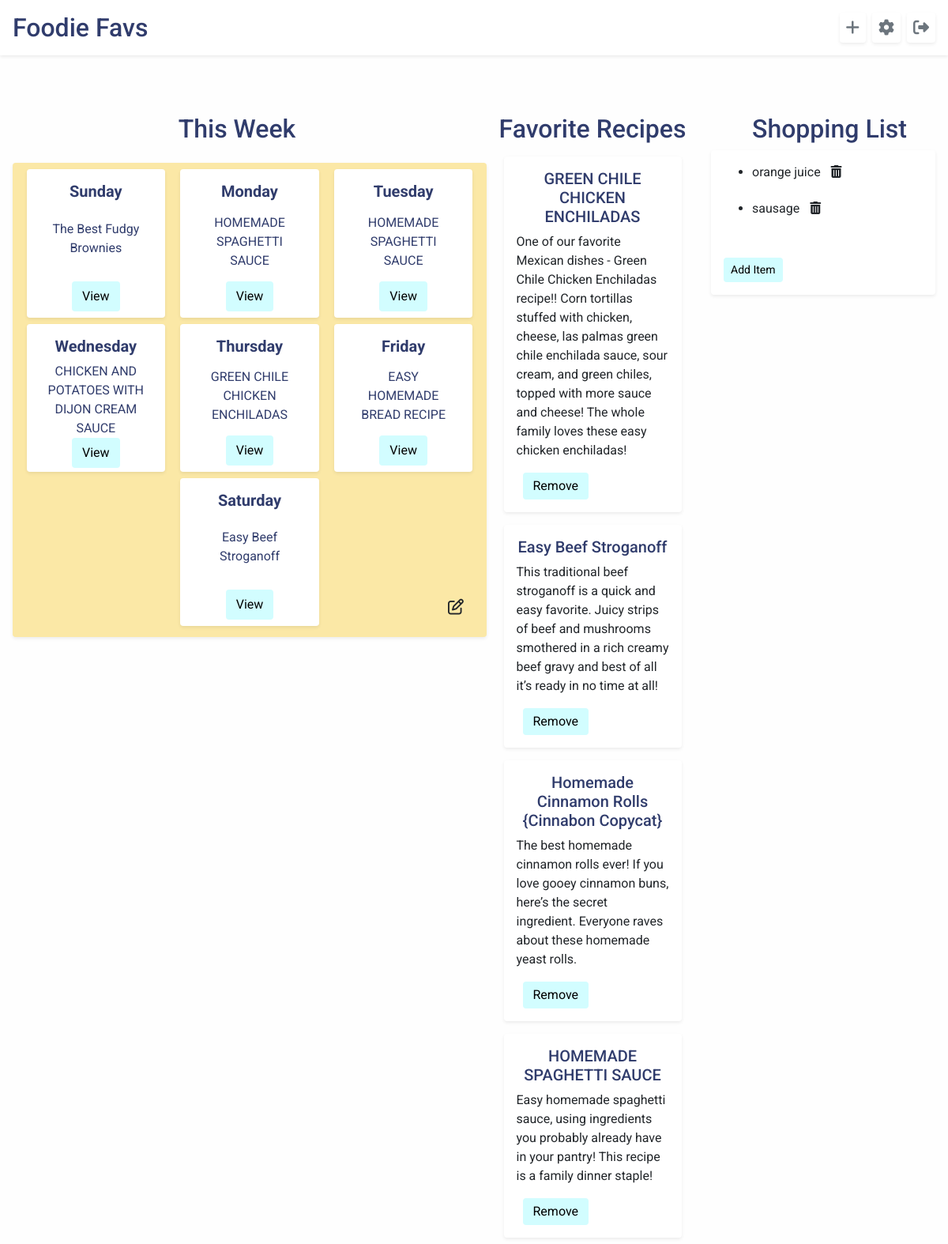
The page /home/1 (signed in) on the database as committed earlier.
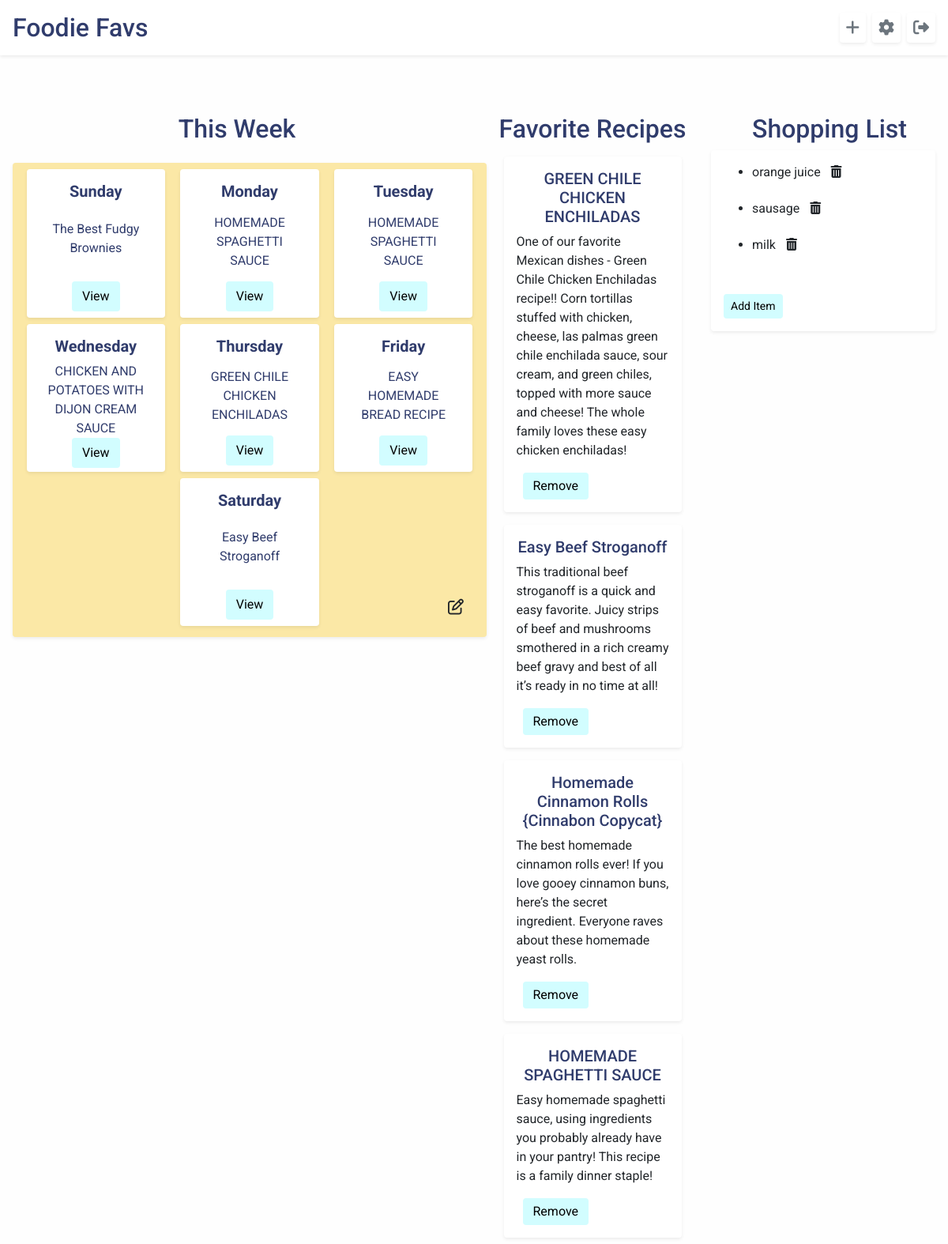
The same page on the database as committed later.
### foodie_app/models.py (models this page shows)
class Menu(models.Model):
    sunday = models.ForeignKey(Recipe, related_name="sunday_recipes", on_delete=models.CASCADE)
    monday = models.ForeignKey(Recipe, related_name="monday_recipes", on_delete=models.CASCADE)
    tuesday = models.ForeignKey(Recipe, related_name="tuesday_recipes", on_delete=models.CASCADE)
    wednesday = models.ForeignKey(Recipe, related_name="wednesday_recipes", on_delete=models.CASCADE)
    thursday = models.ForeignKey(Recipe, related_name="thursday_recipes", on_delete=models.CASCADE)
    friday = models.ForeignKey(Recipe, related_name="friday_recipes", on_delete=models.CASCADE)
    saturday = models.ForeignKey(Recipe, related_name="saturday_recipes", on_delete=models.CASCADE)
    editor = models.ForeignKey(User, related_name="menus", on_delete=models.CASCADE, default=1)
    created_at = models.DateTimeField(auto_now_add=True)
    updated_at = models.DateTimeField(auto_now=True)

class Recipe(models.Model):
    name = models.CharField(max_length=255)
    desc = models.CharField(max_length=255, default="")
    ingredients = models.TextField(default="")
    steps = models.TextField(default="")
    creator = models.ForeignKey(User, related_name="users", on_delete=models.CASCADE, default=1)
    source = models.CharField(max_length=255, default="")
    users_who_favorite = models.ManyToManyField(User, related_name="favorite_recipes", default=0)
    created_at = models.DateTimeField(auto_now_add=True)
    updated_at = models.DateTimeField(auto_now=True)
    objects = RecipeManager()

class Shopping_List_Item(models.Model):
    item = models.CharField(max_length=255)
    user = models.ForeignKey(User, related_name="list_user", on_delete=models.CASCADE, default=1)
    created_at = models.DateTimeField(auto_now_add=True)
    updated_at = models.DateTimeField(auto_now=True)
    objects = ListManager()

### login/models.py (models this page shows)
class User(models.Model):
    first_name = models.CharField(max_length=255)
    last_name = models.CharField(max_length=255)
    email = models.EmailField()
    password = models.CharField(max_length=255)
    followers = models.ManyToManyField("self", blank=True)
    profile_desc = models.TextField(default="")
    created_at = models.DateTimeField(auto_now_add=True)
    updated_at = models.DateTimeField(auto_now=True)
    objects = UserManager()

### foodie_app/views.py (the view)
# urls.py: path('<int:user_id>', views.user_profile),
def user_profile(request, user_id):
    if 'userid' in request.session:
        menus = Menu.objects.filter(editor=User.objects.get(id=request.session['userid']))
        menu = menus.last()
        context = {
            "user": User.objects.get(id=request.session['userid']),
            "recipes": Recipe.objects.filter(creator=User.objects.get(id=request.session['userid'])),
            "menu": menu,
            "shopping_list": Shopping_List_Item.objects.all(),
        }
        return render(request, 'user_profile.html', context)
    return redirect('/login')

### foodie_app/templates/user_profile.html (shortened to what this page needs)
<!DOCTYPE html>
<html lang="en">
<head>
    <link rel="stylesheet" href="https://stackpath.bootstrapcdn.com/bootstrap/4.5.2/css/bootstrap.min.css"
>
    {% load static %}
    <link rel="stylesheet" href="{% static 'css/style.css' %}">
</head>
<body id="body">
    <header id="header" class="bg-white d-flex p-3 align-items-center shadow-sm mt-0">
        <h2 class="pr-5 mb-0"><a href="/home" class="home">Foodie Favs</a></h2>
        <a href="/home/new_recipe" class="ml-auto btn-outline-secondary btn-lg p-1 pl-2 pr-2 rounded shadow-sm"
            data-toggle="tooltip" data-placement="bottom" title="New Recipe"><i class="fas fa-plus"></i></a></i>
        <a href="/home/{{user.id}}/settings" class="ml-2 btn-outline-secondary btn-lg p-1 pl-2 pr-2 rounded shadow-sm"
            data-toggle="tooltip" data-placement="bottom" title="Profile Settings"><i class="fas fa-cog"></i></a>
        <a href="/home/log_off" class="ml-2 btn-outline-secondary btn-lg p-1 pl-2 pr-2 rounded shadow-sm" data-toggle="tooltip"
            data-placement="bottom" title="Log Out"><i class="fas fa-sign-out-alt"></i></a>
    </header>
    <div class="pt-5"></div>
    <div class="d-flex mt-5 pt-5">
        <div class="w-50">
            <div class="d-flex flex-column">
                <h2 class="heading">This Week</h2>
            </div>
            <div class="menu w-100 m-3 d-flex flex-column p-1 rounded shadow-sm">
                <div class="day-row d-flex justify-content-around p-1">
                    <div class="day rounded shadow-sm d-flex flex-column">
                        <p class="font-weight-bold pt-2 h5 mt-2">Sunday</p>
                        <p class="w-75 ml-auto mr-auto mt-auto mb-auto">{{menu.sunday.name}}</p>
                        <a href="/home/recipe_{{menu.sunday.id}}" class="btn view-recipe ml-auto mr-auto mt-auto mb-2">View</a>
                    </div>
                    <div class="day rounded shadow-sm d-flex flex-column">
                        <p class="font-weight-bold pt-2 h5 mt-2">Monday</p>
                        <p class="w-75 ml-auto mr-auto mt-auto mb-auto">{{menu.monday.name}}</p>
                        <a href="/home/recipe_{{menu.monday.id}}" class="btn view-recipe ml-auto mr-auto mt-auto mb-2">View</a>
                    </div>
                    <div class="day rounded shadow-sm d-flex flex-column">
                        <p class="font-weight-bold pt-2 h5 mt-2">Tuesday</p>
                        <p class="w-75 ml-auto mr-auto mt-auto mb-auto">{{menu.monday.name}}</p>
                        <a href="/home/recipe_{{menu.monday.id}}" class="btn view-recipe ml-auto mr-auto mt-auto mb-2">View</a>
                    </div>
                </div>
                <div class="day-row d-flex justify-content-around p-1">
                    <div class="day rounded shadow-sm d-flex flex-column">
                        <p class="font-weight-bold pt-2 h5 mt-2">Wednesday</p>
                        <p class="w-75 ml-auto mr-auto mt-auto mb-auto">{{menu.wednesday.name}}</p>
                        <a href="/home/recipe_{{menu.wednesday.id}}" class="btn view-recipe ml-auto mr-auto mt-auto mb-2">View</a>
                    </div>
                    <div class="day rounded shadow-sm d-flex flex-column">
                        <p class="font-weight-bold pt-2 h5 mt-2">Thursday</p>
                        <p class="w-75 ml-auto mr-auto mt-auto mb-auto">{{menu.thursday.name}}</p>
                        <a href="/home/recipe_{{menu.thursday.id}}" class="btn view-recipe ml-auto mr-auto mt-auto mb-2">View</a>
                    </div>
                    <div class="day rounded shadow-sm d-flex flex-column">
                        <p class="font-weight-bold pt-2 h5 mt-2">Friday</p>
                        <p class="w-75 ml-auto mr-auto mt-auto mb-auto">{{menu.friday.name}}</p>
                        <a href="/home/recipe_{{menu.friday.id}}" class="btn view-recipe ml-auto mr-auto mt-auto mb-2">View</a>
                    </div>
                </div>
                <div class="day-row d-flex justify-content-end p-1">
                    <div class="day rounded shadow-sm d-flex flex-column">
                        <p class="font-weight-bold pt-2 h5 mt-2">Saturday</p>
                        <p class="w-75 ml-auto mr-auto mt-auto mb-auto">{{menu.saturday.name}}</p>
                        <a href="/home/recipe_{{menu.saturday.id}}" class="btn view-recipe ml-auto mr-auto mt-auto mb-2">View</a>
                    </div>
                    {%if menu.editor.id == user.id %}
                    <div class="edit d-flex flex-column">
                        <a class="btn btn-lg mt-auto ml-auto mr-1" href="/home/edit_menu{{menu.id}}"><i class="far fa-edit"></i></a>
                    </div>
                    {% else %}
                    <a class="btn view-recipe" href="/home/menu">create Menu</a>
                    {% endif %}
                </div>
            </div>
        </div>
        <div class="w-25 d-flex flex-column align-items-center">
            <h2 class="heading ">Favorite Recipes</h2>
            {% for recipe in user.favorite_recipes.all %}
            <div class="recipe-card rounded shadow-sm w-75 p-3 m-2">
                <p class="text-center h5"><a id="recipe-text" href="/home/recipe_{{recipe.id}}">{{recipe.name}}</a></p>
                <p>{{recipe.desc}}</p>
                {% for favorite_user in recipe.users_who_favorite.all %}
                <form action="/home/{{user.id}}/remove_favorite_profile" method="POST">
                    <input class="btn favorite ml-2 pt-1 pb-1" type="submit" name="add_fav" value="Remove">
                </form>
                {% endfor %}
            </div>
            {% endfor %}
        </div>
        <div class="w-25">
            <h2 class="heading">Shopping List</h2>
            <div class="shopping-box mr-3 rounded shadow-sm">
                <div class="m-1 p-2 rounded" id="shopping-list">
                    <ul>
                        {% for item in shopping_list %}
                        {% if item.user.id == user.id %}
                        <div class="d-flex alin-items-start mb-2">
                            <li class="pt-2">{{item.item}}</li>
                            <form action="/home/{{user.id}}/delete_item" method="POST">
                                <input class="btn fa-input" type="submit" name="delete" value="&#xf1f8" id="submitItem">
                            </form>
                        </div>
                        {% endif %}
                        {% endfor %}
                    </ul>
                </div>
                <button class="btn rounded btn-sm m-3 add-item" id="addItem">Add Item</button>
            </div>
        </div>
    </div>
</body>
</html>

### foodie_app/static/css/style.css (style rules this page uses)
body { font-family: "Roboto", sans-serif; background-color: #fefefe; }
.recipe-card { background-color: white; }
h2, .home { color: #303c6c; }
.menu { background-color: #fbe8a6; height: 600px; }
.heading { color: #303c6c; text-align: center; }
.day-row { width: 100%; height: 33%; }
.day { width: 30%; background-color: white; }
.edit { width: 35%; }
.day p { text-align: center; color: #303c6c; }
#recipe-text { color: #303c6c; }
#header { width: 100%; position: fixed; top: 0; left: 0; width: 100%; }
.fa-input { font-family: "FontAwesome",Arial, Helvetica, sans-serif; }
.view-recipe, .favorite, .add-item, .submitItem { background-color: #d2fdff; color: black; }
.shopping-box { background-color: white; }

Rows that differ between the two databases and show on the page:
added Shopping_List_Item: item "milk"
